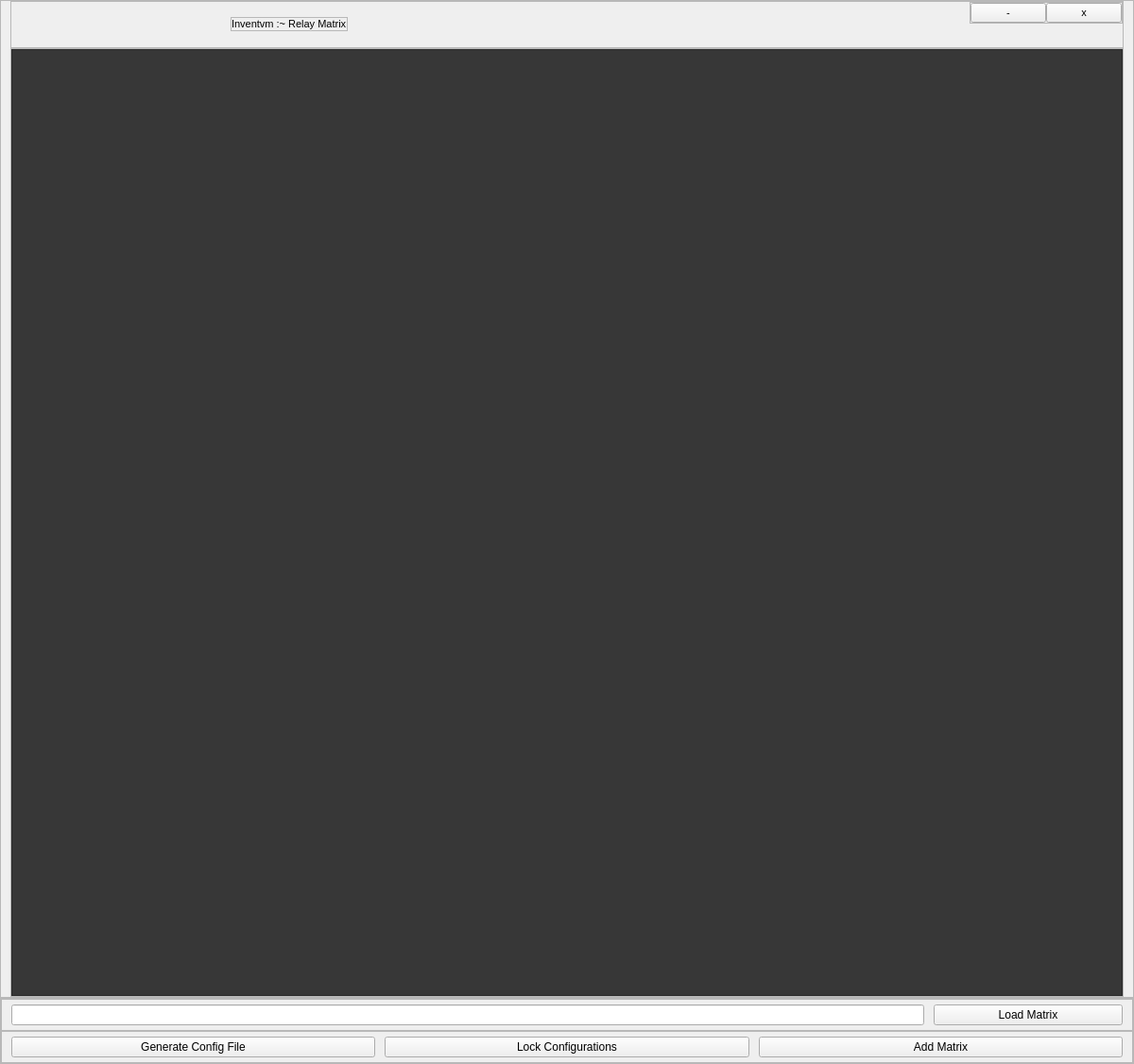
<?xml version="1.0" encoding="UTF-8"?>
<ui version="4.0">
 <class>MainWindow</class>
 <widget class="QMainWindow" name="MainWindow">
  <property name="geometry">
   <rect>
    <x>0</x>
    <y>0</y>
    <width>1200</width>
    <height>1126</height>
   </rect>
  </property>
  <property name="sizePolicy">
   <sizepolicy hsizetype="Preferred" vsizetype="Preferred">
    <horstretch>0</horstretch>
    <verstretch>0</verstretch>
   </sizepolicy>
  </property>
  <property name="minimumSize">
   <size>
    <width>800</width>
    <height>0</height>
   </size>
  </property>
  <property name="maximumSize">
   <size>
    <width>1200</width>
    <height>16777215</height>
   </size>
  </property>
  <property name="windowTitle">
   <string>MainWindow</string>
  </property>
  <widget class="QWidget" name="centralwidget">
   <property name="sizePolicy">
    <sizepolicy hsizetype="Preferred" vsizetype="Preferred">
     <horstretch>0</horstretch>
     <verstretch>0</verstretch>
    </sizepolicy>
   </property>
   <layout class="QVBoxLayout" name="verticalLayout">
    <property name="spacing">
     <number>0</number>
    </property>
    <property name="leftMargin">
     <number>0</number>
    </property>
    <property name="topMargin">
     <number>0</number>
    </property>
    <property name="rightMargin">
     <number>0</number>
    </property>
    <property name="bottomMargin">
     <number>0</number>
    </property>
    <item>
     <widget class="QFrame" name="bodyFrame">
      <property name="font">
       <font>
        <pointsize>8</pointsize>
        <weight>50</weight>
        <bold>false</bold>
       </font>
      </property>
      <property name="frameShape">
       <enum>QFrame::StyledPanel</enum>
      </property>
      <property name="frameShadow">
       <enum>QFrame::Raised</enum>
      </property>
      <layout class="QVBoxLayout" name="bodyFrameverticalLayout">
       <property name="spacing">
        <number>0</number>
       </property>
       <property name="leftMargin">
        <number>10</number>
       </property>
       <property name="topMargin">
        <number>0</number>
       </property>
       <property name="rightMargin">
        <number>10</number>
       </property>
       <property name="bottomMargin">
        <number>0</number>
       </property>
       <item>
        <widget class="QFrame" name="headerFrame">
         <property name="minimumSize">
          <size>
           <width>0</width>
           <height>50</height>
          </size>
         </property>
         <property name="maximumSize">
          <size>
           <width>16777215</width>
           <height>100</height>
          </size>
         </property>
         <property name="frameShape">
          <enum>QFrame::StyledPanel</enum>
         </property>
         <property name="frameShadow">
          <enum>QFrame::Raised</enum>
         </property>
         <layout class="QHBoxLayout" name="horizontalLayout">
          <property name="spacing">
           <number>0</number>
          </property>
          <property name="leftMargin">
           <number>0</number>
          </property>
          <property name="topMargin">
           <number>0</number>
          </property>
          <property name="rightMargin">
           <number>0</number>
          </property>
          <property name="bottomMargin">
           <number>0</number>
          </property>
          <item alignment="Qt::AlignHCenter|Qt::AlignVCenter">
           <widget class="QFrame" name="frame_2">
            <property name="frameShape">
             <enum>QFrame::StyledPanel</enum>
            </property>
            <property name="frameShadow">
             <enum>QFrame::Raised</enum>
            </property>
            <layout class="QVBoxLayout" name="verticalLayout_2">
             <property name="spacing">
              <number>0</number>
             </property>
             <property name="leftMargin">
              <number>0</number>
             </property>
             <property name="topMargin">
              <number>0</number>
             </property>
             <property name="rightMargin">
              <number>0</number>
             </property>
             <property name="bottomMargin">
              <number>0</number>
             </property>
             <item alignment="Qt::AlignVCenter">
              <widget class="QLabel" name="headerText">
               <property name="minimumSize">
                <size>
                 <width>0</width>
                 <height>0</height>
                </size>
               </property>
               <property name="text">
                <string>Inventvm :~ Relay Matrix</string>
               </property>
              </widget>
             </item>
            </layout>
           </widget>
          </item>
          <item alignment="Qt::AlignRight|Qt::AlignTop">
           <widget class="QFrame" name="frame">
            <property name="frameShape">
             <enum>QFrame::StyledPanel</enum>
            </property>
            <property name="frameShadow">
             <enum>QFrame::Raised</enum>
            </property>
            <layout class="QHBoxLayout" name="horizontalLayout_2">
             <property name="spacing">
              <number>0</number>
             </property>
             <property name="leftMargin">
              <number>0</number>
             </property>
             <property name="topMargin">
              <number>0</number>
             </property>
             <property name="rightMargin">
              <number>0</number>
             </property>
             <property name="bottomMargin">
              <number>0</number>
             </property>
             <item>
              <widget class="QPushButton" name="minimize">
               <property name="text">
                <string>-</string>
               </property>
              </widget>
             </item>
             <item>
              <widget class="QPushButton" name="closeButton">
               <property name="text">
                <string>x</string>
               </property>
              </widget>
             </item>
            </layout>
           </widget>
          </item>
         </layout>
        </widget>
       </item>
       <item>
        <widget class="QFrame" name="scrollAreaFrame">
         <property name="frameShape">
          <enum>QFrame::StyledPanel</enum>
         </property>
         <property name="frameShadow">
          <enum>QFrame::Raised</enum>
         </property>
         <layout class="QVBoxLayout" name="scrollAreaFrameverticalLayout">
          <property name="spacing">
           <number>0</number>
          </property>
          <property name="leftMargin">
           <number>0</number>
          </property>
          <property name="topMargin">
           <number>0</number>
          </property>
          <property name="rightMargin">
           <number>0</number>
          </property>
          <property name="bottomMargin">
           <number>0</number>
          </property>
          <item>
           <widget class="QScrollArea" name="scrollArea">
            <property name="styleSheet">
             <string notr="true">background-color: rgb(55,55,55);</string>
            </property>
            <property name="widgetResizable">
             <bool>true</bool>
            </property>
            <widget class="QWidget" name="scrollAreaContents">
             <property name="geometry">
              <rect>
               <x>0</x>
               <y>0</y>
               <width>1174</width>
               <height>988</height>
              </rect>
             </property>
             <property name="styleSheet">
              <string notr="true"/>
             </property>
             <layout class="QVBoxLayout" name="scrollAreaContentsverticalLayout">
              <property name="spacing">
               <number>0</number>
              </property>
              <property name="leftMargin">
               <number>0</number>
              </property>
              <property name="topMargin">
               <number>0</number>
              </property>
              <property name="rightMargin">
               <number>0</number>
              </property>
              <property name="bottomMargin">
               <number>0</number>
              </property>
             </layout>
            </widget>
           </widget>
          </item>
         </layout>
        </widget>
       </item>
      </layout>
     </widget>
    </item>
    <item>
     <widget class="QFrame" name="footFrame">
      <property name="maximumSize">
       <size>
        <width>16777215</width>
        <height>100</height>
       </size>
      </property>
      <property name="frameShape">
       <enum>QFrame::StyledPanel</enum>
      </property>
      <property name="frameShadow">
       <enum>QFrame::Raised</enum>
      </property>
      <layout class="QVBoxLayout" name="verticalLayout_3">
       <property name="spacing">
        <number>0</number>
       </property>
       <property name="leftMargin">
        <number>0</number>
       </property>
       <property name="topMargin">
        <number>0</number>
       </property>
       <property name="rightMargin">
        <number>0</number>
       </property>
       <property name="bottomMargin">
        <number>0</number>
       </property>
       <item>
        <widget class="QFrame" name="loadMatrixConfig">
         <property name="frameShape">
          <enum>QFrame::StyledPanel</enum>
         </property>
         <property name="frameShadow">
          <enum>QFrame::Raised</enum>
         </property>
         <layout class="QHBoxLayout" name="horizontalLayout_3">
          <property name="spacing">
           <number>10</number>
          </property>
          <property name="leftMargin">
           <number>10</number>
          </property>
          <property name="topMargin">
           <number>5</number>
          </property>
          <property name="rightMargin">
           <number>10</number>
          </property>
          <property name="bottomMargin">
           <number>5</number>
          </property>
          <item>
           <widget class="QLineEdit" name="configfileImport"/>
          </item>
          <item>
           <widget class="QPushButton" name="loadMatrix">
            <property name="minimumSize">
             <size>
              <width>200</width>
              <height>0</height>
             </size>
            </property>
            <property name="text">
             <string>Load Matrix</string>
            </property>
           </widget>
          </item>
         </layout>
        </widget>
       </item>
       <item>
        <widget class="QFrame" name="footframePushbuttons">
         <property name="frameShape">
          <enum>QFrame::StyledPanel</enum>
         </property>
         <property name="frameShadow">
          <enum>QFrame::Raised</enum>
         </property>
         <layout class="QHBoxLayout" name="horizontalLayout_4">
          <property name="spacing">
           <number>10</number>
          </property>
          <property name="leftMargin">
           <number>10</number>
          </property>
          <property name="topMargin">
           <number>5</number>
          </property>
          <property name="rightMargin">
           <number>10</number>
          </property>
          <property name="bottomMargin">
           <number>5</number>
          </property>
          <item>
           <widget class="QPushButton" name="generateConfigPushButton">
            <property name="text">
             <string>Generate Config File</string>
            </property>
           </widget>
          </item>
          <item>
           <widget class="QPushButton" name="lockConfigPushButton">
            <property name="text">
             <string>Lock Configurations</string>
            </property>
            <property name="checkable">
             <bool>true</bool>
            </property>
           </widget>
          </item>
          <item>
           <widget class="QPushButton" name="addMatrixPushButton">
            <property name="text">
             <string>Add Matrix</string>
            </property>
           </widget>
          </item>
         </layout>
        </widget>
       </item>
      </layout>
     </widget>
    </item>
   </layout>
  </widget>
 </widget>
 <resources/>
 <connections>
  <connection>
   <sender>closeButton</sender>
   <signal>clicked()</signal>
   <receiver>MainWindow</receiver>
   <slot>close()</slot>
   <hints>
    <hint type="sourcelabel">
     <x>1140</x>
     <y>16</y>
    </hint>
    <hint type="destinationlabel">
     <x>599</x>
     <y>449</y>
    </hint>
   </hints>
  </connection>
 </connections>
</ui>
